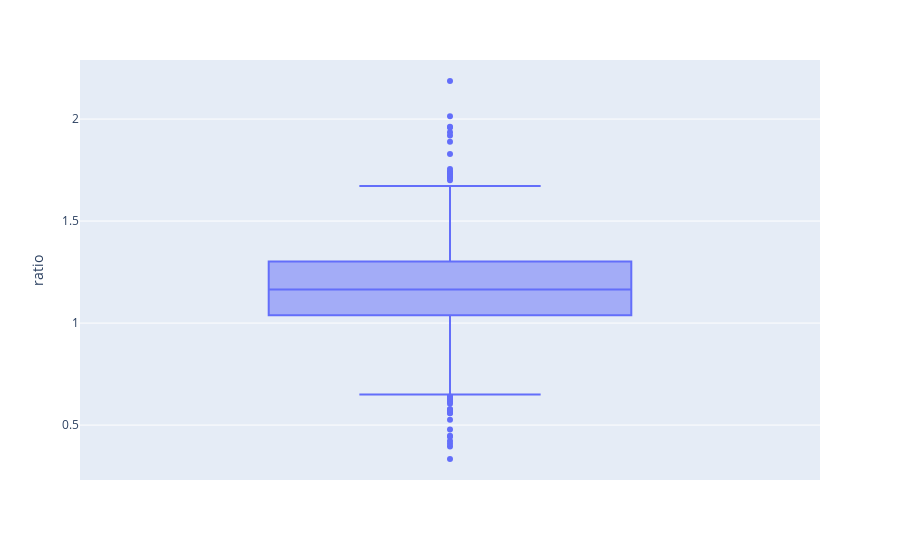

This figure's notebook cell:
### Markdown cell above
# box plot

### Code cell
fig = px.box(
    df_ratio, 
    y="ratio",
    )

fig.show()

### Figure 1 — Plotly figure (JSON) as saved in the notebook; plotly's stock layout.template omitted (floating-point values rounded to 4 significant figures; data arrays with more than 128 entries replaced by an {"elided": "..."} marker saying what was removed)
{"data": [{"alignmentgroup": "True", "hovertemplate": "ratio=%{y}<extra></extra>", "legendgroup": "", "marker": {"color": "#636efa"}, "name": "", "notched": false, "offsetgroup": "", "orientation": "v", "showlegend": false, "type": "box", "x0": " ", "xaxis": "x", "y": {"elided": "453 float values"}, "y0": " ", "yaxis": "y"}], "layout": {"boxmode": "group", "legend": {"tracegroupgap": 0}, "margin": {"t": 60}, "xaxis": {"anchor": "y", "domain": [0, 1]}, "yaxis": {"anchor": "x", "domain": [0, 1], "title": {"text": "ratio"}}}}
